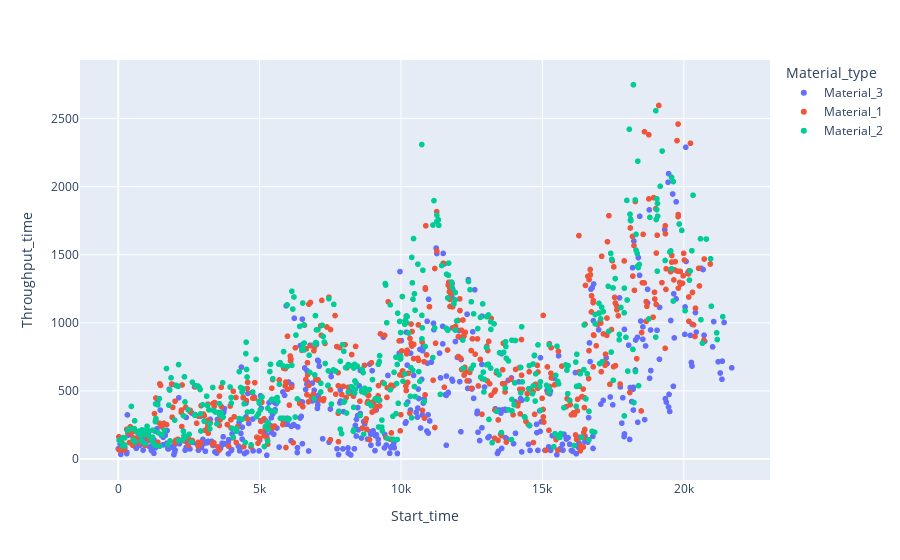

This figure's notebook cell:
### Code cell
import plotly.express as px

fig = px.scatter(df_tp, x="Start_time", y="Throughput_time", color="Material_type")

fig.show()

### Figure 1 — Plotly figure (JSON) as saved in the notebook; plotly's stock layout.template omitted (floating-point values rounded to 4 significant figures; data arrays with more than 128 entries replaced by an {"elided": "..."} marker saying what was removed)
{"data": [{"hovertemplate": "Material_type=Material_3<br>Start_time=%{x}<br>Throughput_time=%{y}<extra></extra>", "legendgroup": "Material_3", "marker": {"color": "#636efa", "symbol": "circle"}, "mode": "markers", "name": "Material_3", "showlegend": true, "type": "scattergl", "x": {"elided": "487 float values"}, "xaxis": "x", "y": {"elided": "487 float values"}, "yaxis": "y"}, {"hovertemplate": "Material_type=Material_1<br>Start_time=%{x}<br>Throughput_time=%{y}<extra></extra>", "legendgroup": "Material_1", "marker": {"color": "#EF553B", "symbol": "circle"}, "mode": "markers", "name": "Material_1", "showlegend": true, "type": "scattergl", "x": {"elided": "506 float values"}, "xaxis": "x", "y": {"elided": "506 float values"}, "yaxis": "y"}, {"hovertemplate": "Material_type=Material_2<br>Start_time=%{x}<br>Throughput_time=%{y}<extra></extra>", "legendgroup": "Material_2", "marker": {"color": "#00cc96", "symbol": "circle"}, "mode": "markers", "name": "Material_2", "showlegend": true, "type": "scattergl", "x": {"elided": "488 float values"}, "xaxis": "x", "y": {"elided": "488 float values"}, "yaxis": "y"}], "layout": {"legend": {"title": {"text": "Material_type"}, "tracegroupgap": 0}, "margin": {"t": 60}, "xaxis": {"anchor": "y", "domain": [0, 1], "title": {"text": "Start_time"}}, "yaxis": {"anchor": "x", "domain": [0, 1], "title": {"text": "Throughput_time"}}}}
